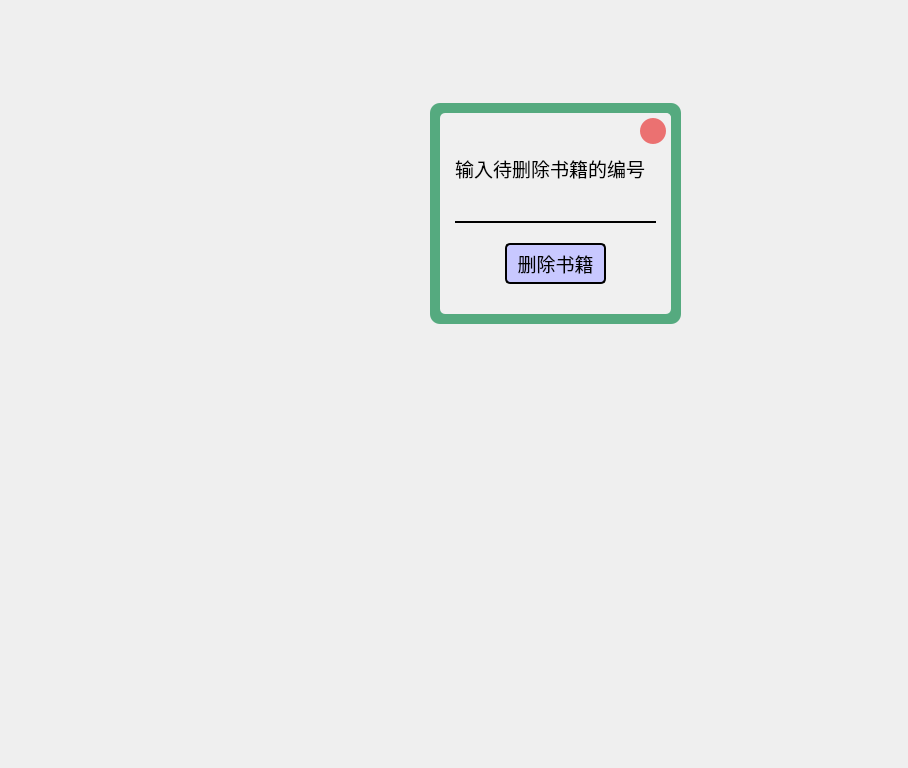
<?xml version="1.0" encoding="UTF-8"?>
<ui version="4.0">
 <class>delete_page</class>
 <widget class="QMainWindow" name="delete_page">
  <property name="geometry">
   <rect>
    <x>0</x>
    <y>0</y>
    <width>908</width>
    <height>768</height>
   </rect>
  </property>
  <property name="windowTitle">
   <string>MainWindow</string>
  </property>
  <property name="windowIcon">
   <iconset resource="res.qrc">
    <normaloff>:/icon/icon/删除.svg</normaloff>:/icon/icon/删除.svg</iconset>
  </property>
  <property name="styleSheet">
   <string notr="true"/>
  </property>
  <widget class="QWidget" name="centralwidget">
   <widget class="QFrame" name="frame_7">
    <property name="geometry">
     <rect>
      <x>430</x>
      <y>103</y>
      <width>251</width>
      <height>221</height>
     </rect>
    </property>
    <property name="styleSheet">
     <string notr="true">border-radius:10px;
background-color: rgb(85, 170, 127);</string>
    </property>
    <property name="frameShape">
     <enum>QFrame::StyledPanel</enum>
    </property>
    <property name="frameShadow">
     <enum>QFrame::Raised</enum>
    </property>
    <widget class="QFrame" name="frame">
     <property name="geometry">
      <rect>
       <x>10</x>
       <y>10</y>
       <width>231</width>
       <height>201</height>
      </rect>
     </property>
     <property name="styleSheet">
      <string notr="true">background-color: rgb(240, 240, 240);
border-radius:5px;</string>
     </property>
     <property name="frameShape">
      <enum>QFrame::NoFrame</enum>
     </property>
     <property name="frameShadow">
      <enum>QFrame::Raised</enum>
     </property>
     <widget class="QPushButton" name="deleted_button">
      <property name="geometry">
       <rect>
        <x>65</x>
        <y>130</y>
        <width>101</width>
        <height>41</height>
       </rect>
      </property>
      <property name="font">
       <font>
        <family>方正准圆_GBK</family>
        <pointsize>14</pointsize>
       </font>
      </property>
      <property name="styleSheet">
       <string notr="true">QPushButton{
	background-color: rgb(200, 200, 255);
	border:2px solid;
	border-radius:5px;
}
QPushButton:hover {
	background-color: rgb(200, 170, 255);
	border:2px solid;
}
QPushButton:pressed {
	background-color: rgb(200, 170, 255);
	border:2px solid;
	border:4px outset;
}</string>
      </property>
      <property name="text">
       <string>删除书籍</string>
      </property>
     </widget>
     <widget class="QLineEdit" name="id_deleted_input">
      <property name="geometry">
       <rect>
        <x>15</x>
        <y>70</y>
        <width>201</width>
        <height>40</height>
       </rect>
      </property>
      <property name="font">
       <font>
        <family>方正准圆_GBK</family>
        <pointsize>14</pointsize>
       </font>
      </property>
      <property name="styleSheet">
       <string notr="true">border:none;
border-bottom:2px solid rgb(0,0,0);
border-radius:0px;
</string>
      </property>
      <property name="placeholderText">
       <string/>
      </property>
     </widget>
     <widget class="QLabel" name="label">
      <property name="geometry">
       <rect>
        <x>15</x>
        <y>40</y>
        <width>201</width>
        <height>31</height>
       </rect>
      </property>
      <property name="font">
       <font>
        <family>黑体</family>
        <pointsize>14</pointsize>
       </font>
      </property>
      <property name="text">
       <string>输入待删除书籍的编号</string>
      </property>
     </widget>
     <widget class="QFrame" name="frame_4">
      <property name="geometry">
       <rect>
        <x>190</x>
        <y>0</y>
        <width>41</width>
        <height>41</height>
       </rect>
      </property>
      <property name="frameShape">
       <enum>QFrame::NoFrame</enum>
      </property>
      <property name="frameShadow">
       <enum>QFrame::Raised</enum>
      </property>
      <widget class="QPushButton" name="close_button_d">
       <property name="geometry">
        <rect>
         <x>10</x>
         <y>5</y>
         <width>26</width>
         <height>26</height>
        </rect>
       </property>
       <property name="styleSheet">
        <string notr="true">QPushButton{
	color: rgb(255, 255, 255);
	background-color: rgb(235, 113, 113);
	text-align:center;
	border:0px outset rgb(255, 255, 255);
	border-radius:13px;
}
QPushButton:hover {
	border:-4px outset rgba(36, 36, 36,0);
}
QPushButton:pressed {
	border:4px outset rgba(36, 36, 36,0);
}
</string>
       </property>
       <property name="text">
        <string/>
       </property>
       <property name="icon">
        <iconset resource="res.qrc">
         <normaloff>:/icon/icon/关闭白.svg</normaloff>:/icon/icon/关闭白.svg</iconset>
       </property>
      </widget>
     </widget>
    </widget>
   </widget>
  </widget>
 </widget>
 <tabstops>
  <tabstop>id_deleted_input</tabstop>
  <tabstop>deleted_button</tabstop>
  <tabstop>close_button_d</tabstop>
 </tabstops>
 <resources>
  <include location="res.qrc"/>
 </resources>
 <connections/>
</ui>
